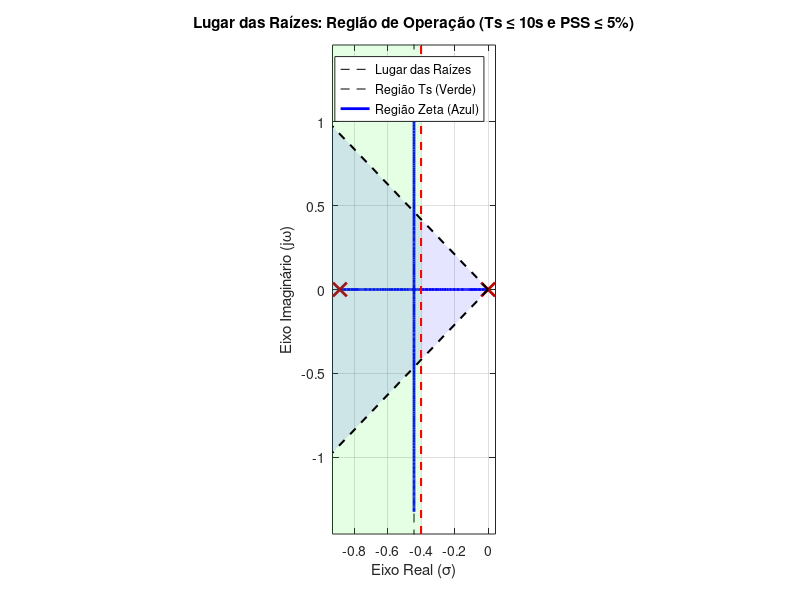

This chart was generated by the following MATLAB code:
clear; close all; clc;

% --- 1. Definição do Sistema ---
s = tf("s");

% Parâmetros da planta do AUV
G_s = (0.0526)/(s^2 + 0.8842*s);

% --- 2. Definição dos Requisitos ---
% Requisito de Tempo: Ts <= 10s -> Re(s) <= -0.4
limite_sigma = -0.4;

% Requisito de PSS: Zeta >= 0.6901 -> Angulo <= 46.36 graus
zeta_min = 0.6901;
angulo_rad = acos(zeta_min); % Ângulo em radianos a partir do eixo real negativo

% --- 3. Plotagem do Lugar das Raízes ---
figure;
rlocus(G_s);
hold on;
axis equal; % CRUCIAL: Garante que os ângulos visuais sejam verdadeiros
grid on;

% Pegar os limites do gráfico para desenhar as regiões até a borda
limites_x = xlim;
limites_y = ylim;
tamanho_x = abs(limites_x(1)); % Distância até a esquerda

% --- 4. Desenhando a Região de Ts (Retângulo Verde) ---
% Já fizemos isso: tudo à esquerda de -0.4
x_ts = [limites_x(1), limite_sigma, limite_sigma, limites_x(1)];
y_ts = [limites_y(1), limites_y(1), limites_y(2), limites_y(2)];
patch(x_ts, y_ts, 'g', 'FaceAlpha', 0.1, 'EdgeColor', 'none');

% --- 5. Desenhando a Região de PSS (Cone Azul) ---
% O cone é formado por duas retas saindo da origem com ângulo +/- theta
% Calculamos a altura Y correspondente ao limite esquerdo X
altura_y = tamanho_x * tan(angulo_rad);

% Definimos o triângulo (Cone)
x_zeta = [0, -tamanho_x, -tamanho_x];
y_zeta_sup = [0, altura_y, -altura_y]; % Vértice, Canto Sup Esq, Canto Inf Esq

% Desenha o cone azul ('b' = blue)
patch(x_zeta, y_zeta_sup, 'b', 'FaceAlpha', 0.1, 'EdgeColor', 'none');

% --- 6. Linhas de Fronteira para destaque ---
% Linha vertical do Ts
plot([limite_sigma, limite_sigma], limites_y, 'r--', 'LineWidth', 1.5);

% Linhas diagonais do Zeta
% Reta superior
plot([0, -tamanho_x], [0, altura_y], 'k--', 'LineWidth', 1.5); 
% Reta inferior
plot([0, -tamanho_x], [0, -altura_y], 'k--', 'LineWidth', 1.5);

% --- 7. Acabamento ---
title('Lugar das Raízes: Região de Operação (Ts \leq 10s e PSS \leq 5%)');
xlabel('Eixo Real (\sigma)');
ylabel('Eixo Imaginário (j\omega)');
legend('Lugar das Raízes', 'Região Ts (Verde)', 'Região Zeta (Azul)');

hold off;
